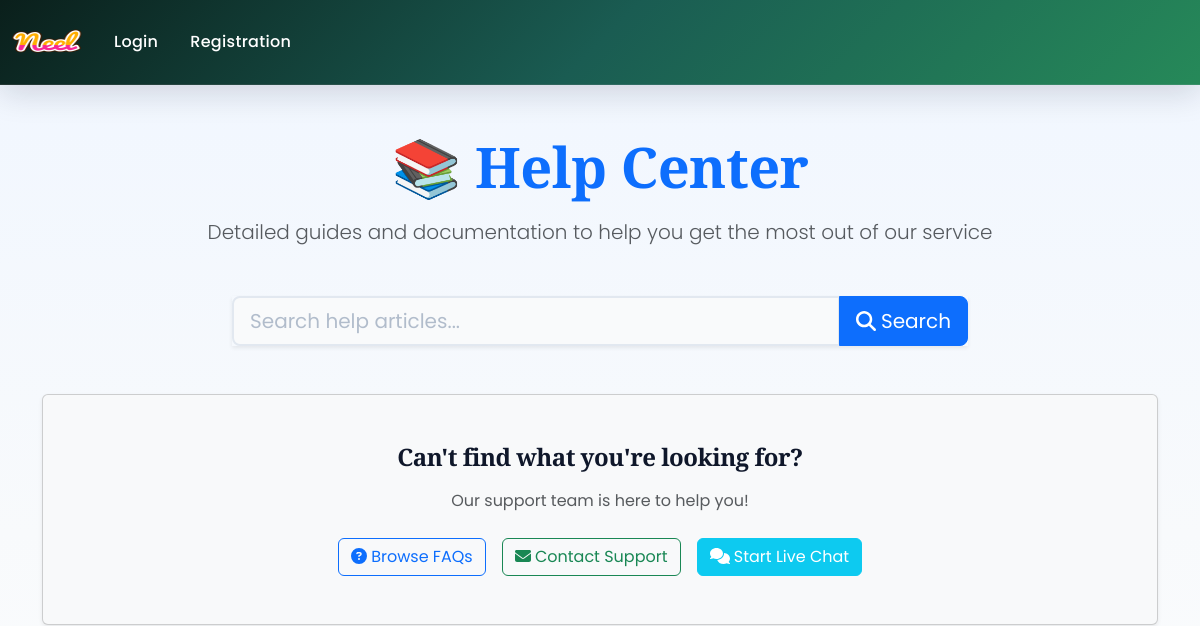
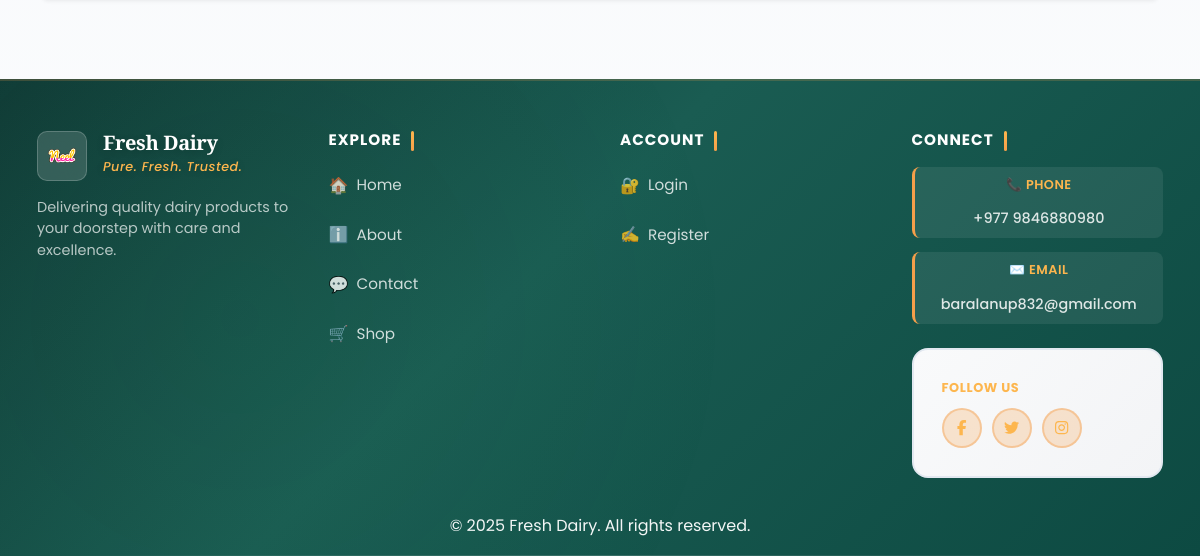
The page /help/ on the database as committed earlier (2 pictures, top to bottom).
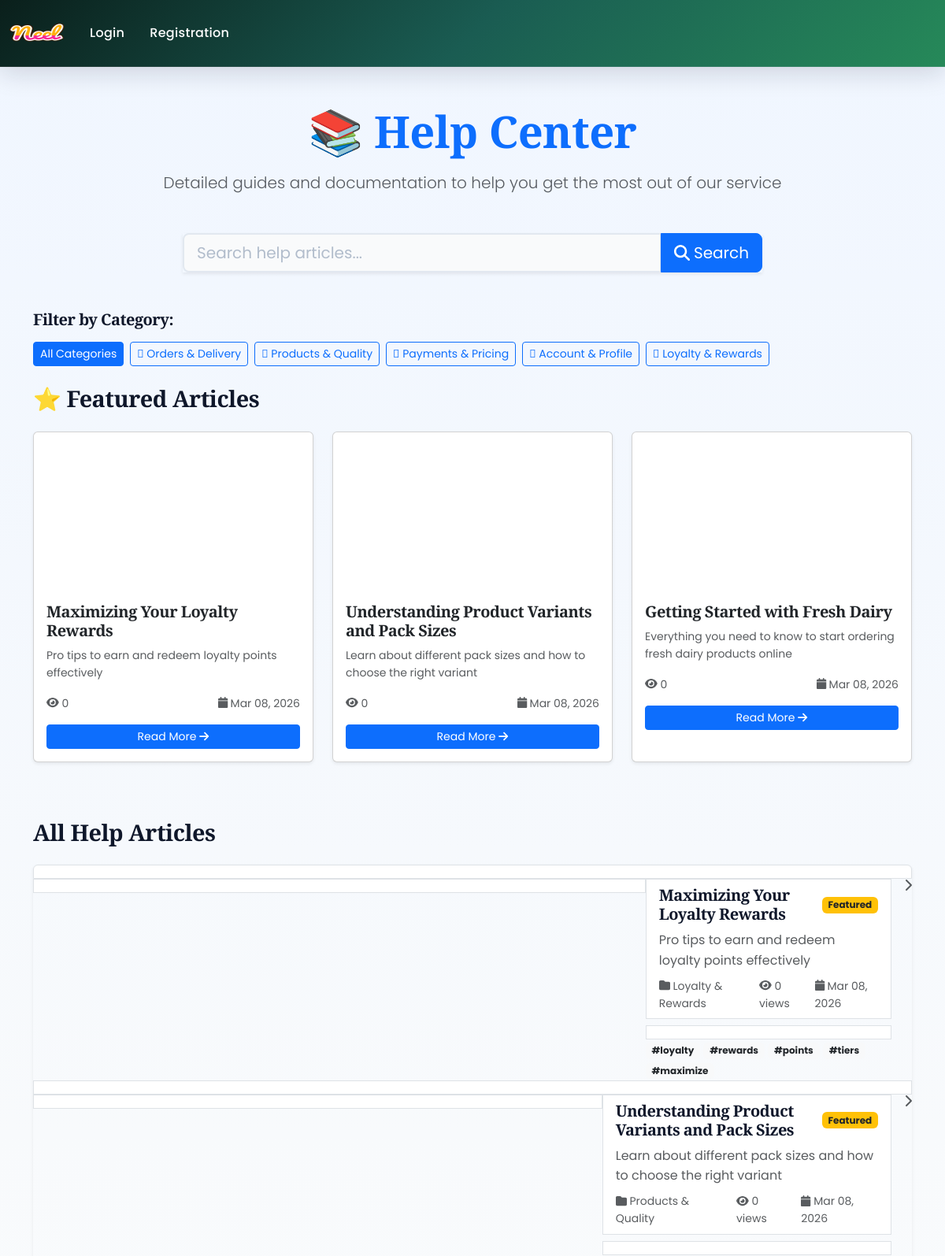
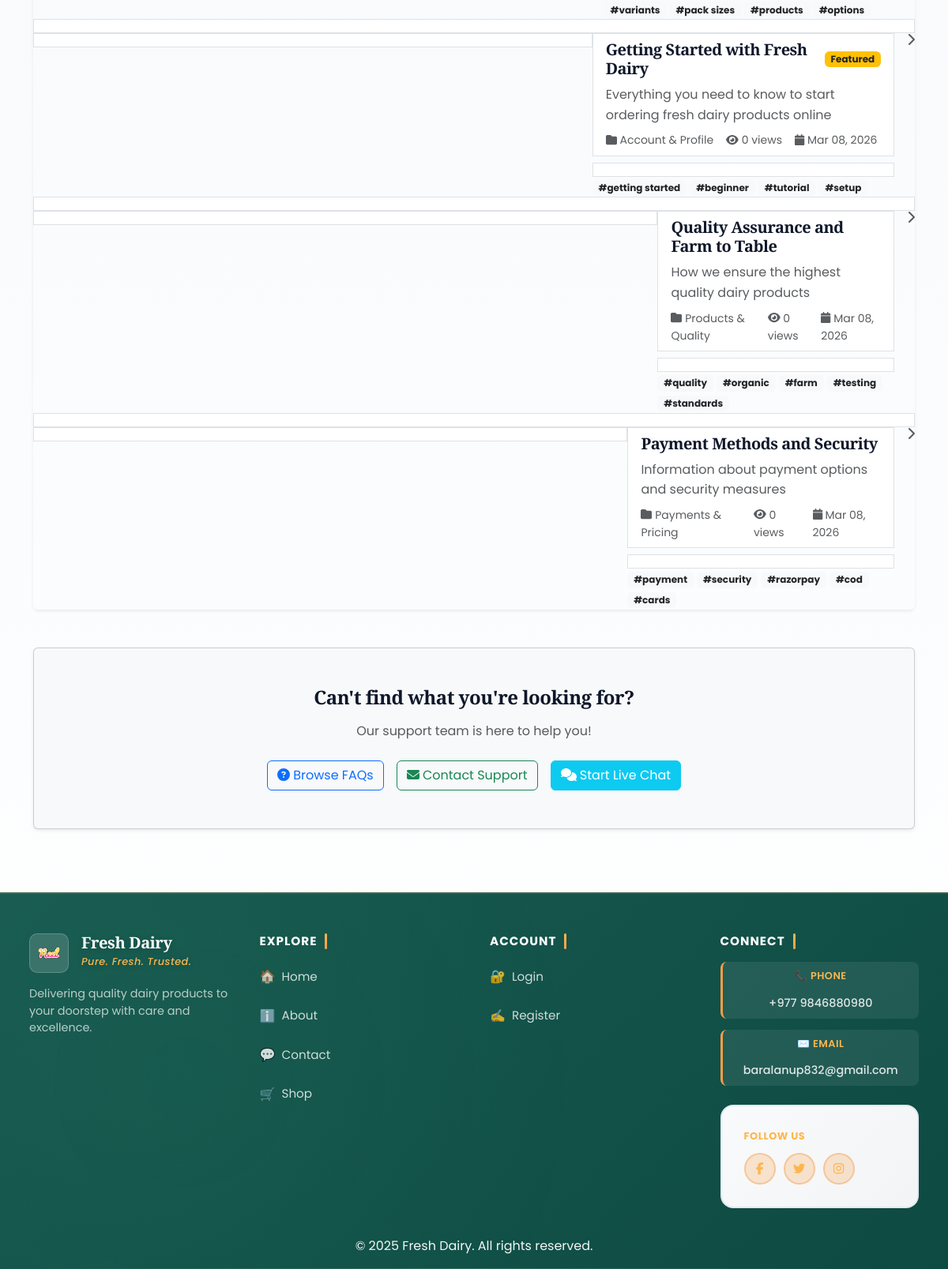
The same page on the database as committed later (2 pictures, top to bottom).
### app/models.py (models this page shows, shortened)
class FAQCategory(models.Model):
    name = models.CharField(max_length=100)
    slug = models.SlugField(unique=True)
    description = models.TextField(blank=True)
    icon = models.CharField(max_length=50, blank=True, help_text="Font Awesome icon class (e.g., fa-shopping-cart)")
    order = models.PositiveIntegerField(default=0, help_text="Display order (lower numbers first)")
    is_active = models.BooleanField(default=True)
    created_at = models.DateTimeField(auto_now_add=True)
    class Meta:
        verbose_name = "FAQ Category"
        verbose_name_plural = "FAQ Categories"
        ordering = ['order', 'name']

class HelpArticle(models.Model):
    title = models.CharField(max_length=200)
    slug = models.SlugField(unique=True)
    category = models.ForeignKey(FAQCategory, on_delete=models.SET_NULL, null=True, blank=True, related_name='articles')
    content = models.TextField()
    summary = models.CharField(max_length=300, blank=True, help_text="Brief summary for listings")
    author = models.ForeignKey(User, on_delete=models.SET_NULL, null=True, blank=True)
    featured_image = models.ImageField(upload_to='help_articles/', blank=True, null=True)
    tags = models.CharField(max_length=200, blank=True, help_text="Comma-separated tags")
    views = models.PositiveIntegerField(default=0)
    helpful_count = models.PositiveIntegerField(default=0)
    not_helpful_count = models.PositiveIntegerField(default=0)
    is_published = models.BooleanField(default=True)
    is_featured = models.BooleanField(default=False)
    created_at = models.DateTimeField(auto_now_add=True)
    updated_at = models.DateTimeField(auto_now=True)
    class Meta:
        verbose_name = "Help Article"
        verbose_name_plural = "Help Articles"
        ordering = ['-is_featured', '-created_at']
    def get_tags_list(self):
        return [tag.strip() for tag in self.tags.split(',') if tag.strip()]

### app/views.py (the view, shortened to what this page needs)
# urls.py: path('help/', views.help_center, name='help-center'),
def help_center(request):
    search_query = request.GET.get('q', '').strip()
    category_slug = request.GET.get('category', '')
    tag = request.GET.get('tag', '')
    articles = HelpArticle.objects.filter(is_published=True)
    if category_slug:
        articles = articles.filter(category__slug=category_slug)
    if tag:
        articles = articles.filter(tags__icontains=tag)
    featured_articles = None
    if not search_query and not category_slug and not tag:
        featured_articles = HelpArticle.objects.filter(
            is_published=True,
            is_featured=True
        )[:3]
    categories = FAQCategory.objects.filter(is_active=True)
    totalitem = 0
    if request.user.is_authenticated:
        totalitem = len(Cart.objects.filter(user=request.user))
    context = {
        'articles': articles,
        'featured_articles': featured_articles,
        'categories': categories,
        'search_query': search_query,
        'selected_category': category_slug,
        'selected_tag': tag,
        'totalitem': totalitem,
    }
    return render(request, 'app/help_center.html', context)

### app/context_processors.py (called while the page is built)
def cart_item_count(request):
    totalitem = 0
    if request.user.is_authenticated:
        totalitem = Cart.objects.filter(user=request.user).count()
    return {'totalitem': totalitem}

### app/templates/app/help_center.html (shortened to what the changed rows need)
{% extends 'app/base.html' %}
{% load static %}
{% block main-content %}
<div class="container my-5">
    <div class="text-center mb-5">
        <h1 class="display-4 fw-bold text-primary mb-3">📚 Help Center</h1>
    </div>
    {% if categories %}
    <div class="row mb-4">
        <div class="col-12">
            <h5 class="mb-3">Filter by Category:</h5>
            <div class="d-flex flex-wrap gap-2">
                <a href="{% url 'help-center' %}" class="btn btn-sm {% if not selected_category %}btn-primary{% else %}btn-outline-primary{% endif %}">
                    All Categories
                </a>
                {% for category in categories %}
                <a href="{% url 'help-center' %}?category={{ category.slug }}"
                   class="btn btn-sm {% if selected_category == category.slug %}btn-primary{% else %}btn-outline-primary{% endif %}">
                    {% if category.icon %}<i class="{{ category.icon }}"></i>{% endif %}
                    {{ category.name }}
                </a>
                {% endfor %}
            </div>
        </div>
    </div>
    {% endif %}
    {% if featured_articles and not search_query %}
    <div class="row mb-5">
        <div class="col-12">
            <h3 class="mb-4">⭐ Featured Articles</h3>
            <div class="row">
                {% for article in featured_articles %}
                <div class="col-md-4 mb-4">
                    <div class="card h-100 shadow-sm hover-lift">
                        {% if article.featured_image %}
                        <img src="{{ article.featured_image.url }}" class="card-img-top" alt="{{ article.title }}" style="height: 200px; object-fit: cover;">
                        {% else %}
                        <div class="card-img-top bg-gradient-primary d-flex align-items-center justify-content-center" style="height: 200px;">
                            <i class="fas fa-book fa-4x text-white opacity-50"></i>
                        </div>
                        {% endif %}
                        <div class="card-body">
                            <h5 class="card-title">{{ article.title }}</h5>
                            <p class="card-text text-muted small">
                                {{ article.summary|default:article.content|truncatewords:20 }}
                            </p>
                            <div class="d-flex justify-content-between align-items-center text-muted small mb-3">
                                <span><i class="fas fa-eye"></i> {{ article.views }}</span>
                                <span><i class="fas fa-calendar"></i> {{ article.created_at|date:"M d, Y" }}</span>
                            </div>
                            <a href="{% url 'help-article-detail' article.slug %}" class="btn btn-primary btn-sm w-100">
                                Read More <i class="fas fa-arrow-right"></i>
                            </a>
                        </div>
                    </div>
                </div>
                {% endfor %}
            </div>
        </div>
    </div>
    {% endif %}
    {% if articles %}
    <div class="row">
        <div class="col-12">
            <h3 class="mb-4">
                {% if search_query %}
                    Search Results ({{ articles.count }} articles)
                {% elif selected_category %}
                    Articles in {{ selected_category|title }}
                {% else %}
                    All Help Articles
                {% endif %}
            </h3>
            <div class="list-group shadow-sm">
                {% for article in articles %}
                <a href="{% url 'help-article-detail' article.slug %}" class="list-group-item list-group-item-action">
                    <div class="d-flex w-100 justify-content-between align-items-start">
                        <div class="flex-grow-1">
                            <div class="d-flex align-items-center mb-2">
                                <h5 class="mb-0">{{ article.title }}</h5>
                                {% if article.is_featured %}
                                <span class="badge bg-warning text-dark ms-2">Featured</span>
                                {% endif %}
                            </div>
                            <p class="mb-2 text-muted">
                                {{ article.summary|default:article.content|truncatewords:30 }}
                            </p>
                            <div class="d-flex gap-3 text-muted small">
                                {% if article.category %}
                                <span><i class="fas fa-folder"></i> {{ article.category.name }}</span>
                                {% endif %}
                                <span><i class="fas fa-eye"></i> {{ article.views }} views</span>
                                <span><i class="fas fa-calendar"></i> {{ article.created_at|date:"M d, Y" }}</span>
                            </div>
                            {% if article.tags %}
                            <div class="mt-2">
                                {% for tag in article.get_tags_list %}
                                <a href="{% url 'help-center' %}?tag={{ tag }}" class="badge bg-light text-dark text-decoration-none">
                                    #{{ tag }}
                                </a>
                                {% endfor %}
                            </div>
                            {% endif %}
                        </div>
                        <i class="fas fa-chevron-right text-muted ms-3"></i>
                    </div>
                </a>
                {% endfor %}
            </div>
        </div>
    </div>
    {% elif search_query %}
    <div class="alert alert-info text-center">
        <i class="fas fa-info-circle"></i> No articles found for "{{ search_query }}". Try different keywords or browse categories.
    </div>
    {% endif %}
</div>
{% endblock main-content %}

Rows that differ between the two databases and show on the page:
added FAQCategory: name "Orders & Delivery"
added FAQCategory: name "Products & Quality"
added FAQCategory: name "Payments & Pricing"
added FAQCategory: name "Account & Profile"
added FAQCategory: name "Loyalty & Rewards"
added HelpArticle: title "Maximizing Your Loyalty Rewards", summary "Pro tips to earn and redeem loyalty points effectively", views "0", created_at "Mar 08, 2026", is_featured "Featured", category.name "Loyalty & Rewards", get_tags_list "loyalty" "rewards" "points" "tiers" "maximize"
added HelpArticle: title "Understanding Product Variants and Pack Sizes", summary "Learn about different pack sizes and how to choose the right variant", views "0", created_at "Mar 08, 2026", is_featured "Featured", category.name "Products & Quality", get_tags_list "variants" "pack sizes" "products" "options"
added HelpArticle: title "Getting Started with Fresh Dairy", summary "Everything you need to know to start ordering fresh dairy products online", views "0", created_at "Mar 08, 2026", is_featured "Featured", category.name "Account & Profile", get_tags_list "getting started" "beginner" "tutorial" "setup"
added HelpArticle: title "Quality Assurance and Farm to Table", summary "How we ensure the highest quality dairy products", category.name "Products & Quality", views "0", created_at "Mar 08, 2026", get_tags_list "quality" "organic" "farm" "testing" "standards", shown under "All Help Articles"
added HelpArticle: title "Payment Methods and Security", summary "Information about payment options and security measures", category.name "Payments & Pricing", views "0", created_at "Mar 08, 2026", get_tags_list "payment" "security" "razorpay" "cod" "cards", shown under "All Help Articles"
Other text that changed with them:
text now shown: "Filter by Category: All Categories ⭐ Featured Articles All Help Articles"
